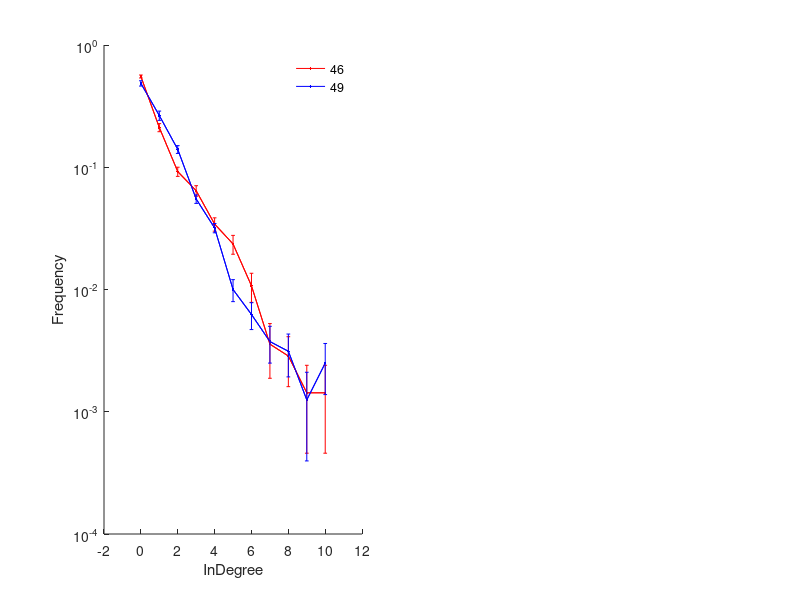

Reproduce this figure in MATLAB. (Note: this script raises an error after producing the figure.)
function caimaging_extra_figures1
% Hard-coded figures for the paper

age = [46 46 46 46 46 46 46 46 46 46 46 46 46 46 49 49 49 49 49 49 49 49 49 49 49 49 49 49 49 49]';

indeg = [0.61	0.16	0.07	0.07	0.04	0.03	0	0	0	0	0
0.59	0.23	0.04	0.04	0.03	0.05	0.03	0	0.01	0	0
0.55	0.21	0.08	0.09	0.05	0.01	0.01	0	0	0	0.01
0.66	0.09	0.04	0.08	0.05	0.04	0.02	0	0	0	0
0.61	0.18	0.09	0.05	0.01	0	0.03	0.02	0	0.01	0
0.53	0.23	0.1	0.09	0.01	0.02	0	0	0	0	0.01
0.5	0.28	0.08	0.07	0.03	0.02	0	0.01	0	0.01	0
0.58	0.14	0.1	0.1	0.05	0.02	0.01	0	0	0	0
0.44	0.3	0.14	0.07	0.04	0.01	0	0	0	0	0
0.58	0.16	0.12	0.07	0.04	0	0.02	0	0.01	0	0
0.55	0.2	0.12	0.04	0.05	0.03	0	0	0.01	0	0
0.54	0.24	0.11	0.01	0.05	0.04	0.01	0.01	0	0	0
0.49	0.27	0.12	0.06	0.01	0.02	0.01	0.01	0	0	0
0.51	0.27	0.08	0.06	0.02	0.04	0.01	0	0.01	0	0
0.49	0.21	0.19	0.07	0.04	0.01	0	0	0	0	0
0.53	0.21	0.15	0.04	0.03	0.02	0.01	0.01	0.01	0	0
0.55	0.23	0.1	0.04	0.05	0.01	0.01	0.01	0.01	0	0
0.48	0.29	0.12	0.04	0.05	0	0.01	0	0	0	0.01
0.6	0.18	0.1	0.06	0.02	0.02	0.01	0	0	0.01	0.01
0.52	0.25	0.1	0.05	0.04	0.01	0.01	0.01	0	0	0.01
0.49	0.2	0.2	0.08	0.02	0	0.02	0	0	0	0
0.69	0.09	0.07	0.05	0.03	0.03	0.01	0.01	0.01	0.01	0.01
0.48	0.3	0.11	0.06	0.03	0.01	0.01	0.01	0.01	0	0
0.41	0.3	0.18	0.09	0.02	0	0	0	0	0	0
0.38	0.34	0.21	0.04	0.02	0.01	0	0	0	0	0
0.43	0.31	0.14	0.08	0.03	0.01	0	0	0	0	0
0.41	0.34	0.15	0.06	0.03	0.01	0	0	0	0	0
0.61	0.15	0.11	0.04	0.05	0	0.01	0.01	0.01	0	0
0.36	0.41	0.15	0.03	0.03	0.01	0	0	0	0	0
0.34	0.43	0.16	0.05	0.02	0.01	0	0	0	0	0];

outdeg = [0.55	0.2	0.09	0.07	0.05	0.02	0.01	0	0	0	0
0.54	0.18	0.11	0.09	0.04	0.01	0.02	0	0	0	0
0.52	0.26	0.11	0.03	0.03	0.02	0.03	0	0.01	0	0
0.72	0.08	0.05	0.03	0.02	0.03	0.02	0.02	0.01	0.01	0
0.63	0.15	0.05	0.07	0.05	0.01	0.01	0	0.01	0.01	0
0.62	0.17	0.07	0.06	0.01	0.02	0.02	0.01	0	0	0.01
0.5	0.23	0.15	0.04	0.05	0.02	0	0	0.01	0	0
0.55	0.25	0.05	0.05	0.04	0.02	0.03	0	0	0.01	0
0.55	0.2	0.08	0.08	0.05	0.02	0.01	0	0	0	0
0.6	0.16	0.15	0.02	0.01	0.01	0.02	0	0	0.01	0.01
0.48	0.27	0.14	0.04	0.01	0.03	0.01	0.01	0	0	0
0.59	0.2	0.06	0.07	0.02	0.02	0.01	0	0.02	0	0
0.55	0.28	0.06	0.02	0.02	0.03	0.01	0	0.01	0	0.01
0.57	0.23	0.08	0.05	0.01	0.01	0.02	0.01	0	0.01	0.01
0.49	0.24	0.13	0.09	0.03	0.01	0.01	0	0	0	0
0.59	0.22	0.08	0.02	0.04	0.02	0	0.01	0.01	0	0.02
0.62	0.21	0.06	0.03	0.02	0.02	0	0.02	0	0	0.02
0.45	0.3	0.15	0.04	0.03	0.02	0	0.01	0	0	0
0.63	0.15	0.06	0.09	0.02	0.02	0.01	0.02	0	0	0.01
0.62	0.15	0.11	0.05	0.03	0	0.01	0.01	0	0.01	0.02
0.5	0.22	0.15	0.06	0.05	0.01	0.01	0	0	0	0
0.64	0.16	0.07	0.03	0.01	0.03	0.02	0.02	0.01	0	0.01
0.47	0.26	0.15	0.06	0.04	0.02	0	0	0	0	0
0.56	0.24	0.1	0.02	0.02	0.02	0.01	0.02	0.01	0.01	0
0.51	0.2	0.16	0.08	0.02	0.01	0.02	0	0	0	0
0.37	0.37	0.19	0.06	0.01	0	0.01	0	0	0	0
0.4	0.37	0.12	0.07	0.02	0.02	0	0	0	0	0
0.62	0.17	0.09	0.04	0.03	0.01	0.01	0.01	0	0	0.01
0.43	0.36	0.11	0.03	0.02	0.01	0	0.02	0	0	0
0.39	0.32	0.2	0.06	0.03	0	0	0	0	0	0];

figure('Color','white'); 
fprintf('-- InDegree --\n');
subplot(1,2,1); analyze_degrees(age,indeg,'InDegree');
fprintf('-- OutDegree --\n');
subplot(1,2,2); analyze_degrees(age,outdeg,'OutDegree');

figure('Color','white');
subplot(1,2,2); 
G = digraph([1 1 2 3 4 4 5 6 7 7 8 9 10 10 11 12 13 13 14 15],[2 3 4 4 5 6 7 7 8 9 10 10 11 12 13 13 14 15 16 16]);
plot(G,'NodeLabel',{},'Layout','force');
set(gca,'visible','off');
subplot(1,2,1); 
G = digraph([1 1 2 2 3 3 4 4 5 5 6 6 7 8 8 9 9 10 11 12 12 13 14 15],[2 3 4 5 5 6 7 8 8 9 9 10 11 11 12 12 13 13 14 14 15 15 16 16]);
plot(G,'NodeLabel',{},'Layout','force');
set(gca,'visible','off');

end

function analyze_degrees(age,indeg,label)

i46 = (age==46);
hold on;
plot(0:10,mean(indeg(i46,:)),'r.-');
plot(0:10,mean(indeg(~i46,:)),'b.-');
errorbar(0:10,mean(indeg(i46,:)),std(indeg(i46,:))/sqrt(sum(i46*1)),'r');
errorbar(0:10,mean(indeg(~i46,:)),std(indeg(~i46,:))/sqrt(sum(~i46*1)),'b');
set(gca,'YScale','log');
hold off;
xlabel(label);
ylabel('Frequency');
legend({'46','49'},'Box','off'); drawnow();

fprintf('Distributions all together:\n');
temp1 = [];
temp2 = [];
for(q=1:10)
 for(i=1:size(indeg,1))
  if(age(i)==46)
   temp1 = [temp1; ones(round(100*indeg(i,q)),1)*q];
  else
   temp2 = [temp2; ones(round(100*indeg(i,q)),1)*q];
  end
 end
end
[~,pval] = kstest2(temp1,temp2);
fprintf('%s\n',myst(pval));

fprintf('Each bin independently:\n');
for(q=1:10)
 %[~,pval,~] = fishertest([]);
 [~,pval] = ttest2(indeg(i46,q),indeg(~i46,q));  % p-values of difference in distribution values for every bin
 fprintf('%7s\t',myst(pval));
end
fprintf('\n');
end